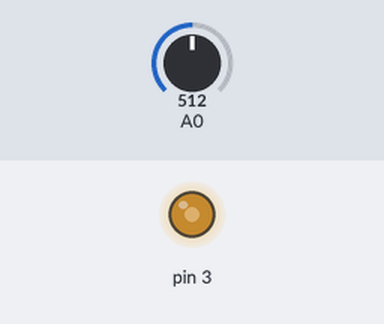
A sketch run on a simulated Arduino Uno, built with avr-gcc and run on an emulated ATmega328P. On the bench: output pins drawn as LEDs (lit = HIGH). Inputs (shaded band) come from the test bench; at power-on: A0 = 512.

Above: at 1.2 s.
1.3 s: A0 set to 716
At 2.2 s:
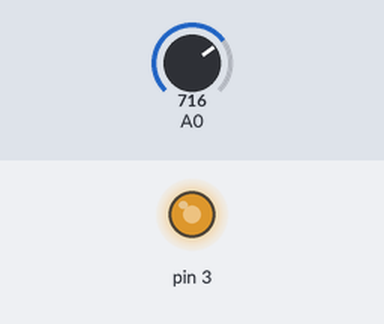
2.8 s: A0 set to 900
At 3.5 s:
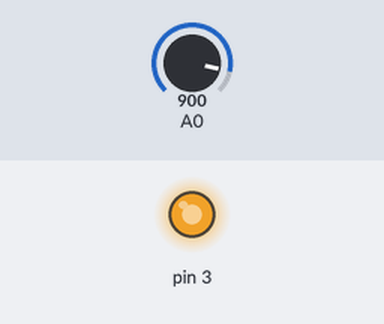
4.3 s: A0 set to 122
At 5.5 s:
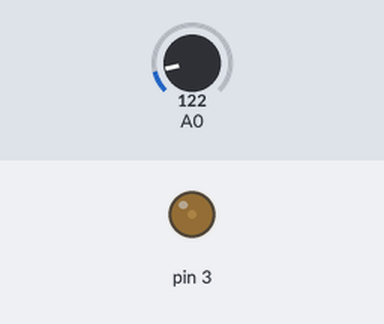
5.8 s: A0 set to 0
At 7.0 s:
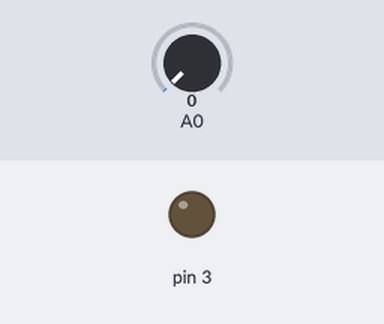
7.3 s: A0 set to 511
At 8.1 s:
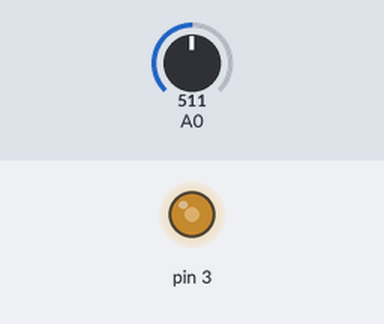
Timing chart, 0 to 9.8 s (numbered marks = the images above; inputs shaded):
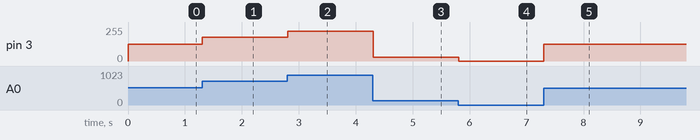

Measured:
- after the input at 1.3 s, pin 3: 127/255 → 178/255 at once
- after the input at 2.8 s, pin 3: 178/255 → 224/255 at once
- after the input at 4.3 s, pin 3: 224/255 → 30/255 at once
- after the input at 5.8 s, pin 3: 30/255 → 0/255 at once
- after the input at 7.3 s, pin 3: 0/255 → 127/255 at once

The sketch:

LEDbrightnessWithPot_UNO.ino
```cpp
//Read potentiometer values
//10k potentiometer connected to A0 on UNO
//Led connected with resistor to Pin 3 on UNO
void setup() {
  // put your setup code here, to run once:
  pinMode(A0, INPUT);
  pinMode(3,OUTPUT);
  Serial.begin(9600); //begin reading serial port values
}

void loop() {
  // put your main code here, to run repeatedly:
int pot_value = analogRead(A0);
int brighness_led = map(pot_value,0,1023,0,255);//mapping potentiometer values to brighness 0 to 255
analogWrite(3, brighness_led);//using analogWrite function to control brightness of LED
//Serial.println(pot_value);
//Serial.println(brighness_led);
delay(10);
}
```
